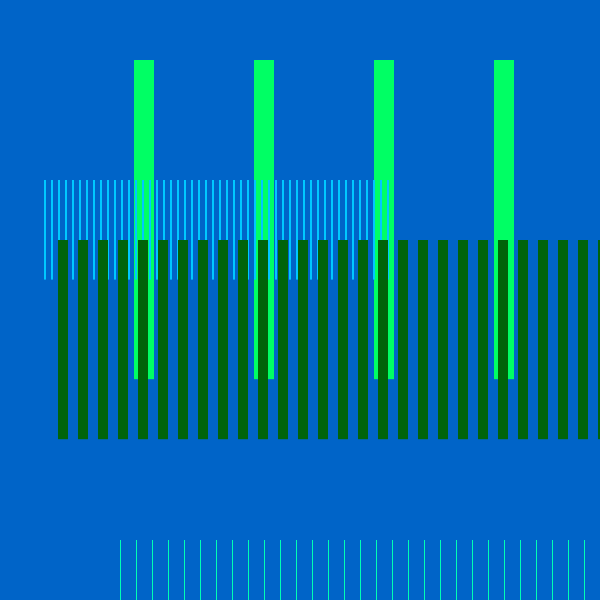
Frame 1 (no input)
Frame 60 (the mouse pressed at the canvas centre just before this capture): identical to frame 1, image omitted
Frame 120 (the mouse held since frame 60 and released just before this capture): identical to frame 1, image omitted

The Processing sketch that drew this single still picture (run headless with seeded random() and noise(); from frame 60 on, the mouse is pressed at the canvas centre):

// Processing sketch: day08_inclass
// ── day08_inclass.pde


MRect rect1, rect2, rect3, rect4;


void setup(){
  size(600,600);
  noStroke();

//MRect(float _xpos, float _ypos, int _width, float _height, float _dist, float num)
  rect1 = new MRect(134.0, 0.1*height, 20, 0.532, 100.0, 4.0);
  rect2 = new MRect(44.0, 0.3*height, 2, 0.166, 5.0, 50.0);
  rect3 = new MRect(58.0, 0.4*height, 10, 0.332, 10.0, 35.0);
  rect4 = new MRect(120.0, 0.9*height, 1, 0.498, 15.0, 60.0);

}
void draw(){
  background(0, 100, 200);
  
  rect1.display(color(0, 255, 100));
  rect2.display(color(0, 200, 255));
  rect3.display(color(0, 100, 10));
  rect4.display(color(0, 255, 180));
}
// ── MRect.pde
class MRect{
  int w; // single bar width
  float xPos; //rect xPosition
  float h; //rect height
  float yPos; //rect yPosition
  float dist; //single bar distance
  float num; //number of bars
  
  MRect(float _xpos, float _ypos, int _width, float _height, float _dist, float _num){
  xPos = _xpos;
  yPos = _ypos;
  w = _width;
  h = _height;
  dist = _dist;
  num = _num; 
  }
  
  void display(color c){
    fill(c);
    for(int i = 0; i < num; i++){
      rect(xPos + (i * (dist + w)), yPos, w, height*h);
    }
  }
}
